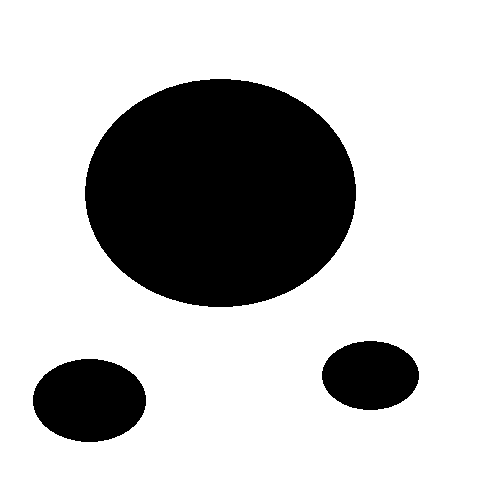
%> input picture path_planning/PRM - octave/map1.bmp, 500 x 500 px
$ octave astart.m   (GNU Octave 9; MATLAB toolbox functions it lacks are replaced by stand-ins)
%> lines starting %> are read from the running program, lines starting %| are printed output that depends on the picture; in (x1, y1, x2, y2) boxes, pixels count from 0 and x2, y2 are one past the last pixel; in counts of white or black regions, pixels touching at a corner belong together; the program's own positions count from 1; long printed decimals are rounded
### path_planning/PRM - octave/checkPath.m
% © Rahul Kala, IIIT Allahabad, Creative Commons Attribution-ShareAlike 4.0 International License.
% The use of this code, its parts and all the materials in the text; creation of derivatives and their publication; and sharing the code publically is permitted without permission.

% Please cite the work in all materials as: R. Kala (2014) Code for Robot Path Planning using Probabilistic Roadmap (Octave), Indian Institute of Information Technology Allahabad, Available at: http://rkala.in/codes.html

function feasible=checkPath(n,newPos,map)
feasible=true;
dir=atan2(newPos(1)-n(1),newPos(2)-n(2));
for r=0:0.5:sqrt(sum((n-newPos).^2))
    posCheck=n+r.*[sin(dir) cos(dir)];
    if ~(feasiblePoint(ceil(posCheck),map) && feasiblePoint(floor(posCheck),map) && ...
            feasiblePoint([ceil(posCheck(1)) floor(posCheck(2))],map) && feasiblePoint([floor(posCheck(1)) ceil(posCheck(2))],map))
        feasible=false;break;
    end
    if ~feasiblePoint(newPos,map), feasible=false; end
end

### path_planning/PRM - octave/feasiblePoint.m
% © Rahul Kala, IIIT Allahabad, Creative Commons Attribution-ShareAlike 4.0 International License.
% The use of this code, its parts and all the materials in the text; creation of derivatives and their publication; and sharing the code publically is permitted without permission.

% Please cite the work in all materials as: R. Kala (2014) Code for Robot Path Planning using Probabilistic Roadmap (Octave), Indian Institute of Information Technology Allahabad, Available at: http://rkala.in/codes.html

function feasible=feasiblePoint(point,map)
feasible=true;
% check if collission-free spot and inside maps
if ~(point(1)>=1 && point(1)<=size(map,1) && point(2)>=1 && point(2)<=size(map,2) && int32(map(point(1),point(2)))==1)
    feasible=false;
end

### path_planning/PRM - octave/heuristic.m
% © Rahul Kala, IIIT Allahabad, Creative Commons Attribution-ShareAlike 4.0 International License.
% The use of this code, its parts and all the materials in the text; creation of derivatives and their publication; and sharing the code publically is permitted without permission.

% Please cite the work in all materials as: R. Kala (2014) Code for Robot Path Planning using Probabilistic Roadmap (Octave), Indian Institute of Information Technology Allahabad, Available at: http://rkala.in/codes.html

function h=heuristic(X,goal)
h = sqrt(sum((X-goal).^2));

### path_planning/PRM - octave/astart.m
mapName='map1.bmp'; % input map read from a bmp file. for new maps write the file name here
source=[10 10]; % source position in Y, X format
goal=[490 490]; % goal position in Y, X format
k=10; % number of points in the PRM
display=true; % display processing of nodes
map=im2bw(imread(mapName),0.5);
%> map: size 500x500 logical; 75.6% white; 3 black regions, box (x1, y1, x2, y2) and area: (85, 79, 356, 307) 48491, (33, 359, 146, 442) 7363, (322, 341, 419, 410) 5242
if ~feasiblePoint(source,map), error('source lies on an obstacle or outside map'); end
if ~feasiblePoint(goal,map), error('goal lies on an obstacle or outside map'); end
imshow(map);
rectangle('position',[1 1 size(map)-1],'edgecolor','k');
hold on
vertex=[source;goal]; % source and goal taken as additional vertices in the path planning to ease planning of the robot
if display, rectangle('Position',[vertex(1,2)-5,vertex(1,1)-5,10,10],'Curvature',[1,1],'FaceColor','r'); end
if display, rectangle('Position',[vertex(2,2)-5,vertex(2,1)-5,10,10],'Curvature',[1,1],'FaceColor','r'); end
tic;
while length(vertex)<k+2 % iteratively add vertices
    x=double(int32(rand(1,2) .* size(map)));
    if feasiblePoint(x,map),
        vertex=[vertex;x];
        if display, rectangle('Position',[x(2)-5,x(1)-5,10,10],'Curvature',[1,1],'FaceColor','r'); end
    end
end
%> after the loop, vertex = [10 10; 490 490; 422 379; 392 152; 454 252; 141 378; 309 125; 455 491; 405 451; 155 365; 449 342; 236 50]
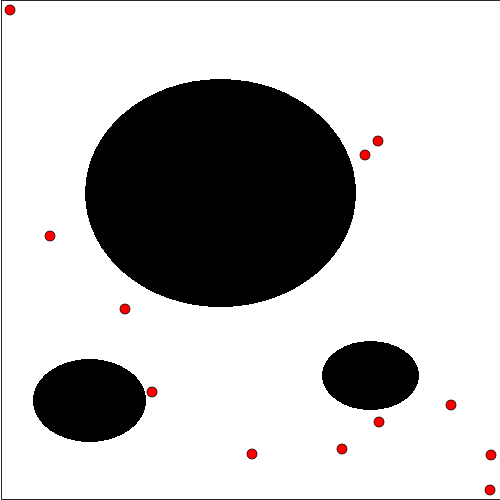
%> figure redrawn from the program's plot data
% if display
%     fprintf('Click to Continue. \n WARNING: The processing may take a minutue or more depending upon the settings\n');
%     waitforbuttonpress;
% end
edges=cell(k+2,1); % edges to be stored as an adjacency list
for i=1:k+2
    for j=i+1:k+2
        if checkPath(vertex(i,:),vertex(j,:),map);
%> in checkPath, `dir=atan2(newPos(1)-n(1),newPos(2)-n(2));`: dir = 0.785
%> the loop in checkPath, `for r=0:0.5:sqrt(sum((n-newPos).^2))` made 307 passes
%> r on passes 2 to 4: 0.5, 1, 1.5
%> after the loop in checkPath, `for r=0:0.5:sqrt(sum((n-newPos).^2))`: feasible = false
            edges{i}=[edges{i};j];edges{j}=[edges{j};i];
            if display,
                line([vertex(i,2);vertex(j,2)],[vertex(i,1);vertex(j,1)],'linewidth',1.5);
            end
        end
%         drawnow
    end
   drawnow
end
hold on;
% if display
%     fprintf('Click to Continue.\n');
%     waitforbuttonpress;
% end
%structure of a node is taken as index of node in vertex, historic cost, heuristic cost, total cost, parent index in closed list (-1 for source)
Q=[1 0 heuristic(vertex(1,:),goal) 0+heuristic(vertex(1,:),goal) -1]; % the processing queue of A* algorihtm, open list
closed=[]; % the closed list taken as a list
pathFound=false;
while size(Q,1)>0
     [A, I]=min(Q,[],1);
     n=Q(I(4),:); % smallest cost element to process
     Q=[Q(1:I(4)-1,:);Q(I(4)+1:end,:)]; % delete element under processing
     if n(1)==2 % goal test
         pathFound=true;break;
     end
     for mv=1:length(edges{n(1),1}) %iterate through all edges from the node
         newVertex=edges{n(1),1}(mv);
         if length(closed)==0 || length(find(closed(:,1)==newVertex))==0 % not already in closed
             historicCost=n(2)+historic(vertex(n(1),:),vertex(newVertex,:));
             heuristicCost=heuristic(vertex(newVertex,:),goal);
             totalCost=historicCost+heuristicCost;
             add=true; % not already in queue with better cost
             if length(find(Q(:,1)==newVertex))>=1
                 I=find(Q(:,1)==newVertex);
                 if Q(I,4)<totalCost, add=false;
%                  else Q=[Q(1:I-1,:);Q(I+1:end,:);];add=true;
                 end
             end
             if add
                 Q=[Q;newVertex historicCost heuristicCost totalCost size(closed,1)+1]; % add new nodes in queue
             end
         end
     end
     closed=[closed;n]; % update closed lists
end
if ~pathFound
    error('no path found')
end

fprintf('processing time=%d \nPath Length=%d \n\n', toc,n(4));
%| processing time=3.569
%| Path Length=741.588
path=[vertex(n(1),:)]; %retrieve path from parent information
prev=n(5);
while prev>0
    path=[vertex(closed(prev,1),:);path];
    prev=closed(prev,5);
end
%> this loop made 3 passes

% clf;
% hold on
line(path(:,2),path(:,1),'color','r','linewidth',3);
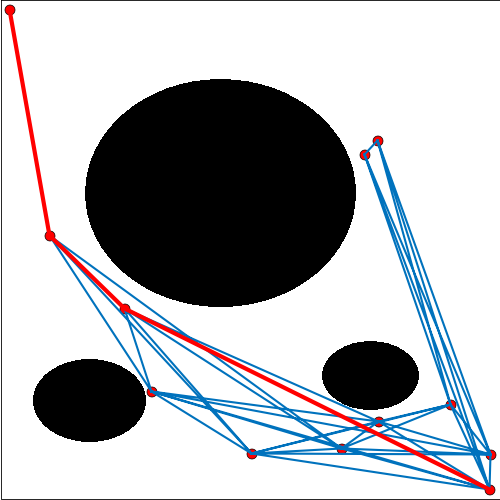
%> figure redrawn from the program's plot data
